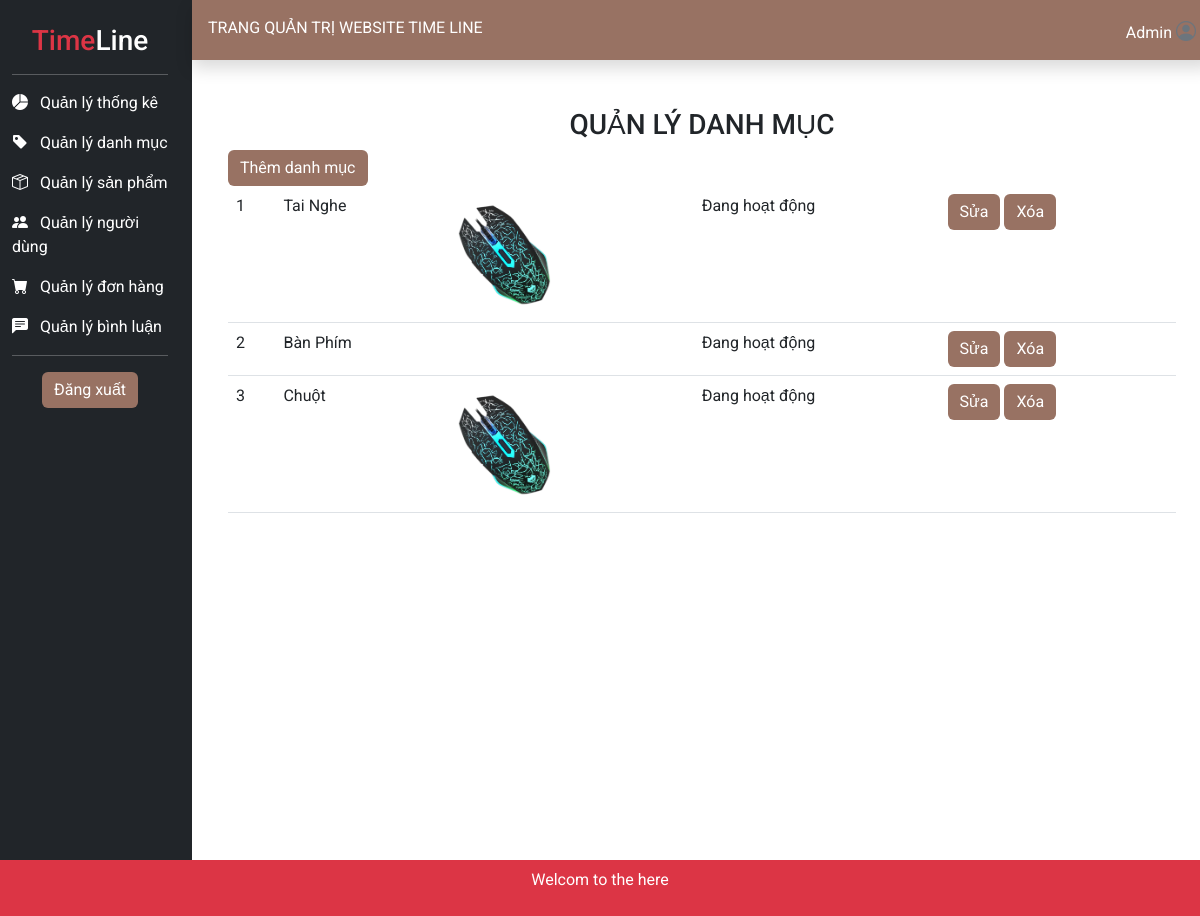
Screenshot of /admin/?mod=category&act=list (signed in) with the database file from the repository.
### tables this page shows
CREATE TABLE `danhmuc` (
  `MaDanhMuc` int(11) NOT NULL,
  `TenDanhMuc` varchar(100) NOT NULL,
  `HinhAnh` text NOT NULL,
  `TrangThai` varchar(100) NOT NULL DEFAULT 'Đang hoạt động'
);

### model_DAO/pdo.php (called while the page is built, shortened)
<?php
function pdo_get_connection(){
    $dburl = "mysql:host=localhost;dbname=time_line;charset=utf8";
    $username = 'root';
    $password = '';
    $conn = new PDO($dburl, $username, $password);
    $conn->setAttribute(PDO::ATTR_ERRMODE, PDO::ERRMODE_EXCEPTION);
    return $conn;
}
function pdo_query($sql){
    $sql_args = array_slice(func_get_args(), 1);
    try{
        $conn = pdo_get_connection();
        $stmt = $conn->prepare($sql);
        $stmt->execute($sql_args);
        $rows = $stmt->fetchAll();
        return $rows;
    }
    catch(PDOException $e){
        throw $e;
    }
    finally{
        unset($conn);
    }
}

### model_DAO/category.php (called while the page is built, shortened)
<?php
include_once 'pdo.php';
function category_list(){
    $sql="SELECT *FROM DanhMuc";
    return pdo_query($sql);
}
?>

### admin/view/page_category_list.php (the view)
<div class="p-5 vh-100">
    <h3 class="text-center">QUẢN LÝ DANH MỤC</h3>
    <div >
        <a class="btn btn-primary" href="?mod=category&act=add">Thêm danh mục</a>
    </div>
    <table class="table table-hover ">
        <tbody>
            <?php foreach($dsdm as $dm) :?>
            <tr>
                <td><?=$dm['MaDanhMuc']?></td>
                <td><?=$dm['TenDanhMuc']?></td>
                <td><img src="../content/img/<?=$dm['HinhAnh']?>" width="120px" alt=""></td>
                <td><?=$dm['TrangThai']?></td>
                <td>
                    <a class="btn btn-primary" href="?mod=category&act=edit&id=<?=$dm['MaDanhMuc']?>">Sửa</a>
                    <a class="btn btn-danger" href="?mod=category&act=delete&id=<?=$dm['MaDanhMuc']?>">Xóa</a>
            </tr>
            <?php endforeach;   ?>
        </tbody>
    </table>
</div>

### admin/view/template_header.php (style rules this page uses)
body { font-family: 'Roboto', sans-serif; }
.btn-danger { background-color: #987263; border: #987263; }
.btn-primary { background-color: #987263; border: #987263; }

### rows the page displays
danhmuc: MaDanhMuc "1", TenDanhMuc "Tai Nghe", HinhAnh (picture), TrangThai "Đang hoạt động"
danhmuc: MaDanhMuc "2", TenDanhMuc "Bàn Phím", TrangThai "Đang hoạt động"
danhmuc: MaDanhMuc "3", TenDanhMuc "Chuột", HinhAnh (picture), TrangThai "Đang hoạt động"
